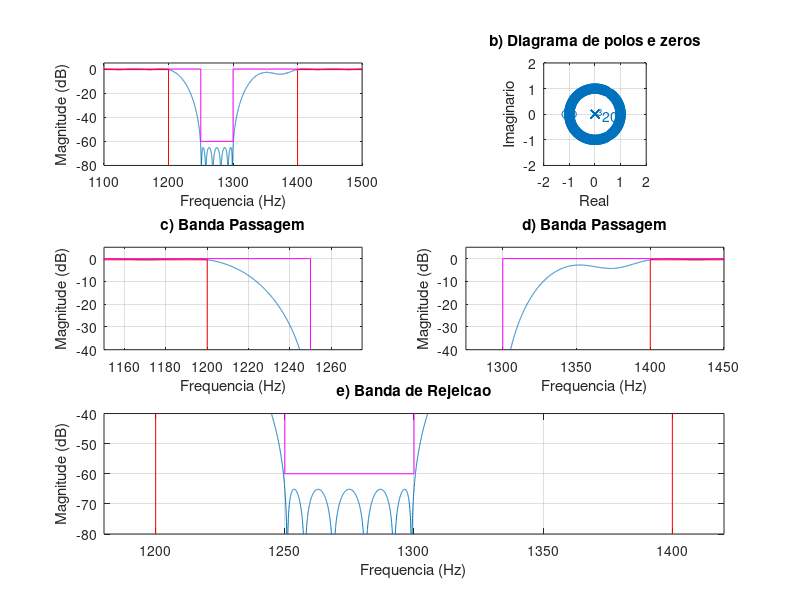
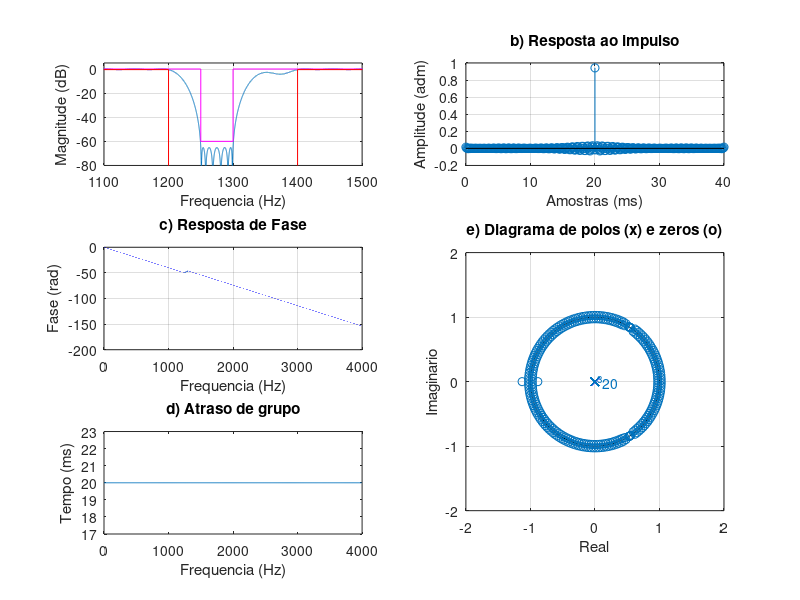

MATLAB code to generate these figures, in order:
% Projeto filtro 4 FIR PM
% BP - (fa = 8000 Hz, f1 = 1200 Hz; f2 = 1250 Hz, f3 = 1300 Hz;
% f4 = 1400 Hz, Ap = 0.5 dB, As = 60 dB, GdB = 0 dB)

close all;
clear all;
clc;

ExecutarAjuste = 1;

%% Especificacoes
Ap = 0.5; As = 60; GdB = 0;

fa = 8000;
fp1 = 1200; fp2 = 1400;
fs1 = 1250; fs2 = 1300;

fcuts = [fp1 fs1 fs2 fp2];
w = fcuts/fa*(2*pi);
wp1 = w(1)/pi; ws1 = w(2)/pi; ws2 = w(3)/pi; wp2 = w(4)/pi;

mags = [1 0 1];
devs_As = 10^(-As/20);
devs_Ap = 1-10^(-Ap/20);
devs = [devs_Ap devs_As devs_Ap];
G0 = GdB;

if ExecutarAjuste
    G0 = G0 - 0.23;
end

% calculo da ordem com firpmord
[n,f0,a0,w0] = firpmord(fcuts,mags,devs,fa);

% calculo algoritmo PM
h_pm = firpm(n,f0,a0,w0);
h_pm = h_pm*10^(G0/20);

%%
figure(1)
subplot(321)
title('a) Resposta em Frequencia')
[h, w] = freqz(h_pm, 1, linspace(0,pi,100000));
% plot(w/pi, abs(h)); grid on;
plot(w*fa/2/pi,20*log10(abs(h))); grid on;
xlim([1100 1500]); ylim([-80 5]);
hold on;
Amin = 80;
plot([0, ws1, ws1, ws2, ws2, 1]*fa/2, [0, 0, -As, -As, 0,0], '-m')
plot([0, wp1, wp1, wp2, wp2, 1]*fa/2, [-Ap, -Ap, -120, -120, -Ap, -Ap], '-r')
xlabel('Frequencia (Hz)');
ylabel('Magnitude (dB)');

subplot(322)
zplane(h_pm, 1); axis([-2 2 -2 2]);
title('b) Diagrama de polos e zeros')
xlabel('Real');
ylabel('Imaginario');

subplot(3,2,3)
plot(w*fa/2/pi,20*log10(abs(h))); grid on;
title('c) Banda Passagem')
grid on; hold on;
plot([0, ws1, ws1, ws2, ws2, 1]*fa/2, [0, 0, -As, -As, 0,0], '-m')
plot([0, wp1, wp1, wp2, wp2, 1]*fa/2, [-Ap, -Ap, -120, -120, -Ap, -Ap], '-r')
xlim([1150 1275]); ylim([-40 5]);
xlabel('Frequencia (Hz)');
ylabel('Magnitude (dB)');

subplot(3,2,4)
plot(w*fa/2/pi,20*log10(abs(h))); grid on;
title('d) Banda Passagem')
grid on; hold on;
plot([0, ws1, ws1, ws2, ws2, 1]*fa/2, [0, 0, -As, -As, 0,0], '-m')
plot([0, wp1, wp1, wp2, wp2, 1]*fa/2, [-Ap, -Ap, -120, -120, -Ap, -Ap], '-r')
xlim([1275 1450]); ylim([-40 5]);
xlabel('Frequencia (Hz)');
ylabel('Magnitude (dB)');

subplot(3,2,5:6)
plot(w*fa/2/pi,20*log10(abs(h))); grid on;
title('e) Banda de Rejeicao')
grid on; hold on;
plot([0, ws1, ws1, ws2, ws2, 1]*fa/2, [0, 0, -As, -As, 0,0], '-m')
plot([0, wp1, wp1, wp2, wp2, 1]*fa/2, [-Ap, -Ap, -120, -120, -Ap, -Ap], '-r')
xlim([1180 1420]); ylim([-80 -40]);
xlabel('Frequencia (Hz)');
ylabel('Magnitude (dB)');

%%
figure(2)
%suptitle(['LP FIR ' num2str(fp) '-' num2str(fs) ' Ordem: ' num2str(2*M+1)])

escala = fa/2;
subplot(3,2,[4 6])
zplane(h_pm, 1);
axis([-2 2 -2 2])
title('e) Diagrama de polos (x) e zeros (o)')
xlabel('Real');
ylabel('Imaginario');

clear h w
[h, w] = freqz(h_pm, 1, 'whole');

subplot(322)
x_imp = [0:length(h_pm)-1]/fa*1000;
stem(x_imp, h_pm); grid on;
title('b) Resposta ao impulso')
xlabel('Amostras (ms)');
ylabel('Amplitude (adm)');

subplot(321)
title('a) Resposta em Frequencia')
[h, w] = freqz(h_pm, 1, linspace(0,pi,100000));
% plot(w/pi, abs(h)); grid on;
plot(w*fa/2/pi,20*log10(abs(h))); grid on;
xlim([1100 1500]); ylim([-80 5]);
grid on; hold on;
xlabel('Frequencia (Hz)');
ylabel('Magnitude (dB)');

Amin = 80;
plot([0, ws1, ws1, ws2, ws2, 1]*fa/2, [0, 0, -As, -As, 0,0], '-m')
plot([0, wp1, wp1, wp2, wp2, 1]*fa/2, [-Ap, -Ap, -120, -120, -Ap, -Ap], '-r')
xlim([1100 1500])

subplot(323)
plot(w/pi*escala, unwrap(angle(h))/pi); grid on;
title('c) Resposta de Fase')
xlabel('Frequencia (Hz)');
ylabel('Fase (rad)');

subplot(325)
[del_y, del_x] = grpdelay(h_pm, 1);
plot(del_x/pi*fa/2, del_y/fa*1000);
title('d) Atraso de grupo')
xlabel('Frequencia (Hz)');
ylabel('Tempo (ms)');
